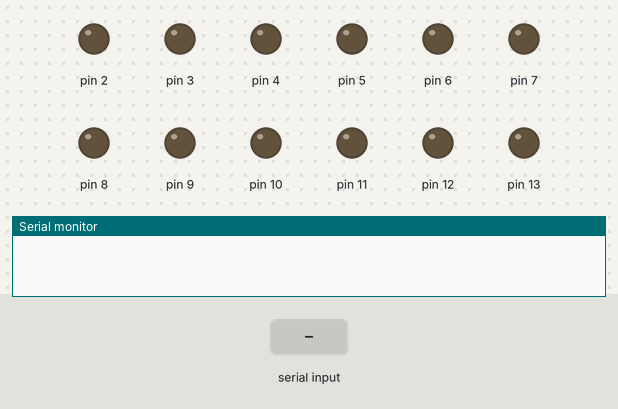
The sketch below on a simulated Arduino Uno, built with avr-gcc and run on an emulated ATmega328P. On the bench: output pins drawn as LEDs (lit = HIGH), the last lines printed to the serial monitor. Inputs (shaded band) come from the test bench.

Above: at 1.2 s.
1.3 s: "start\n" received over Serial
At 1.8 s:
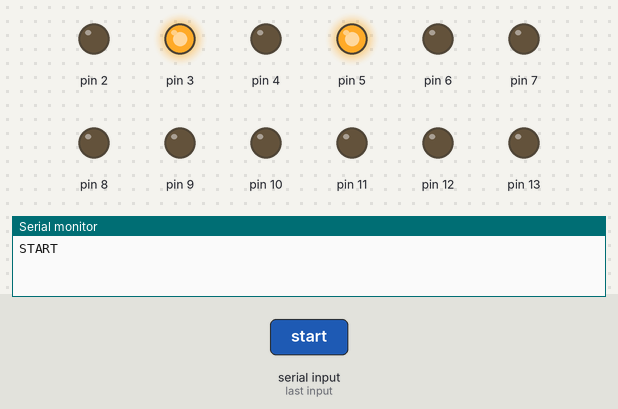
2.8 s: "fw\n" received over Serial
At 4.0 s:
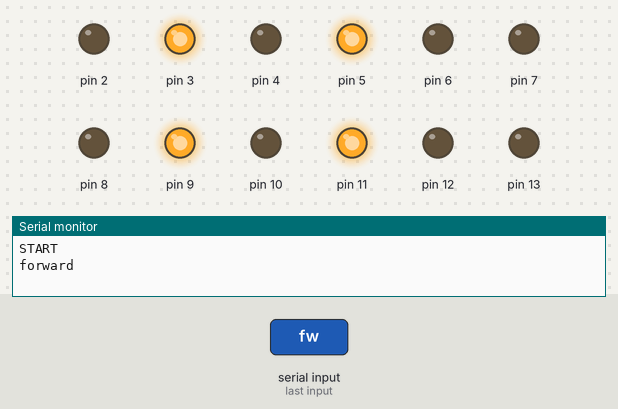
4.3 s: "lt\n" received over Serial
At 5.2 s:
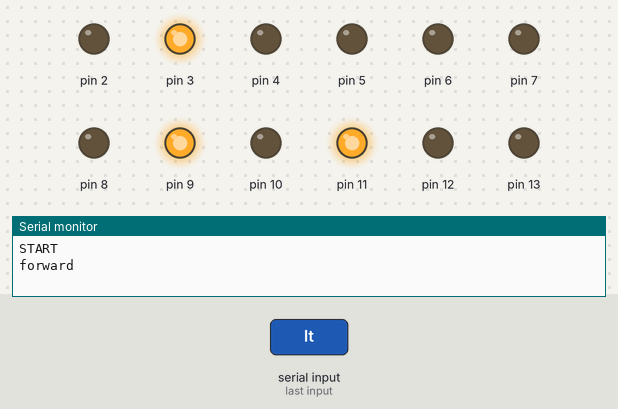
7.3 s: "rt\n" received over Serial
At 8.7 s:
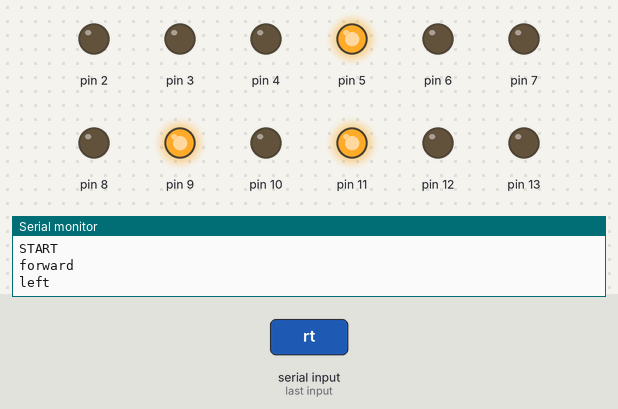
10.3 s: "bw\n" received over Serial
At 11.0 s:
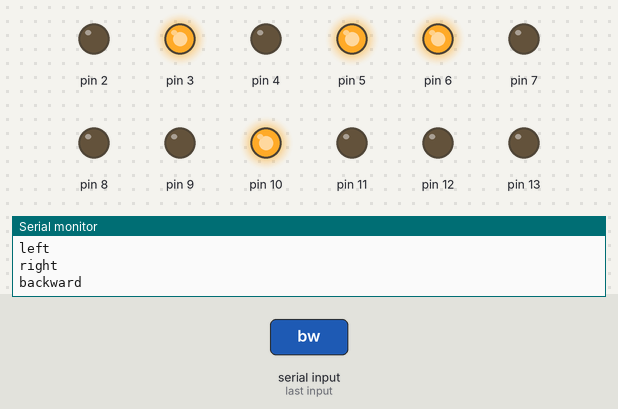
11.8 s: "stop\n" received over Serial
At 12.2 s:
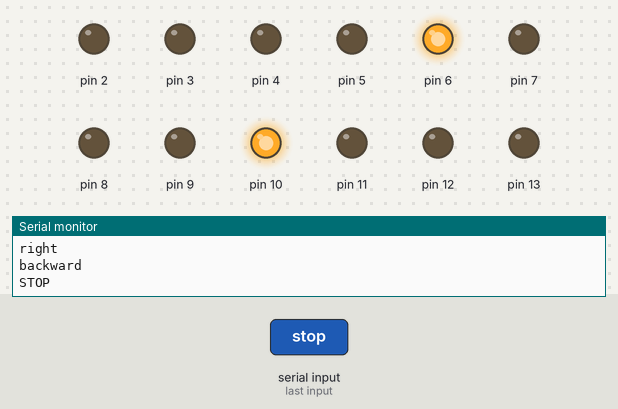
Timing chart, 0 to 14.3 s (numbered marks = the images above; inputs shaded):
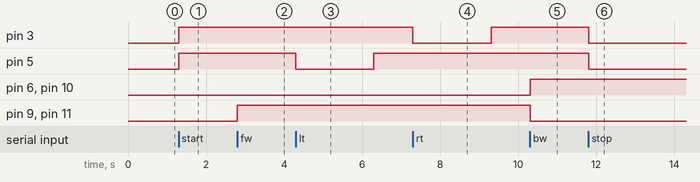

Measured:
- after the input at 1.3 s, pin 3, pin 5: LOW → HIGH at once
- after the input at 2.8 s, pin 9, pin 11: LOW → HIGH at once
- after the input at 4.3 s, pin 5: HIGH → LOW at once, → HIGH 2.0 s later
- after the input at 7.3 s, pin 3: HIGH → LOW at once, → HIGH 2.0 s later
- after the input at 10.3 s, pin 6, pin 10: LOW → HIGH at once; pin 9, pin 11: HIGH → LOW at once
- after the input at 11.8 s, pin 3, pin 5: HIGH → LOW at once

The sketch:

rc4mot.ino
```cpp
// C++ code
//
void setup()
{
  pinMode(2, OUTPUT);
  pinMode(3, OUTPUT);
  pinMode(4, OUTPUT);
  pinMode(5, OUTPUT);
  pinMode(6, OUTPUT);
  pinMode(7, OUTPUT);
  pinMode(8, OUTPUT);
  pinMode(9, OUTPUT);
  pinMode(10, OUTPUT);
  pinMode(11, OUTPUT);
  pinMode(12, OUTPUT);
  pinMode(13, OUTPUT);
  Serial.begin(9600);
}

void loop()
{
  if (Serial.available()){
    String car_input=Serial.readStringUntil('\n');
    if(car_input=="start"){
      digitalWrite(5,HIGH);
      digitalWrite(3,HIGH);
      Serial.println("START");
    }
    else if(car_input=="fw"){
      digitalWrite(10,LOW);
      digitalWrite(6,LOW);
      digitalWrite(11,HIGH);
      digitalWrite(9,HIGH);
      //digitalWrite(11,LOW);
      //digitalWrite(9,LOW);
      Serial.println("forward");
    }

    else if(car_input=="lt"){
      //Left
      digitalWrite(5,LOW);
      delay(2000);
      digitalWrite(5,HIGH);
      Serial.println("left");
    }
    else if(car_input=="rt"){
      //Right Motar
      digitalWrite(3,LOW);
      delay(2000);
      digitalWrite(3,HIGH);
      Serial.println("right");
    }
    else if(car_input=="br"){
      digitalWrite(11,LOW);
      digitalWrite(9,LOW);
      digitalWrite(10,LOW);
      digitalWrite(6,LOW);
      Serial.println("break");
    }
    else if(car_input=="bw"){
      digitalWrite(11,LOW);
      digitalWrite(9,LOW);
      digitalWrite(10,HIGH);
      digitalWrite(6,HIGH);
      Serial.println("backward");

    }
    else if(car_input=="stop"){
      digitalWrite(5,LOW);
      digitalWrite(3,LOW);
      Serial.println("STOP");
    }
    else{
      Serial.println("Wrong Input");
    }
  }
}
```
